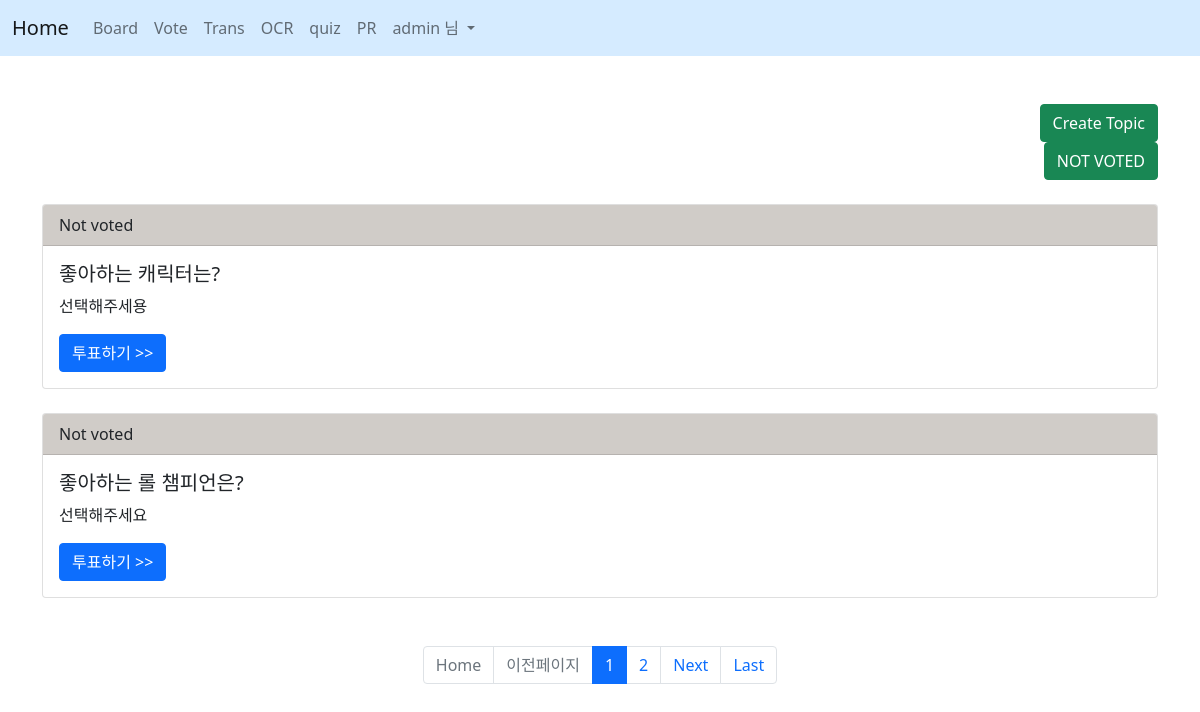
The app's page /vote/ (signed in) with its own data.
### acc/models.py (models this page shows)
class User(AbstractUser):
    userpic = models.ImageField(upload_to="usr/%y", blank=True)
    nickname = models.CharField(max_length=30, blank=True)
    comment = models.TextField(blank=True)
    point = models.IntegerField(default=0)
    pass

### vote/models.py (models this page shows, shortened)
class Topic(models.Model):
    subject = models.CharField(max_length=100)
    writer = models.CharField(max_length=100)
    writer_pic = models.ImageField()
    comment = models.TextField()
    voter = models.ManyToManyField(User, blank=True)
    c_time = models.DateTimeField(null=True)

### vote/views.py (the view)
# urls.py: path('', views.index, name="index"),
def index(request):
    page = request.GET.get("page", 1)
    t = Topic.objects.order_by("-c_time")
    pag = Paginator(t, 2)
    obj = pag.get_page(page)
    context = {
        "con" : obj,
    }
    return render(request, "vote/index.html", context)

### template/vote/index.html (shortened to what this page needs)
{% extends 'base.html' %}
{% block content %}
{% load mathfilters %}
<div class="container mt-5 mb-3">
    <div class="text-end">
        <a href="{% url 'vote:create' %}"><button class="btn btn-success">Create Topic</button></a>
    </div>
    <div class="text-end">
        <a href="{% url 'vote:create' %}"><button class="btn btn-success">NOT VOTED</button></a>
    </div>
    {% for i in con %}
        <div class="card mb-4 mt-4">
            {% if user in i.voter.all %}
                <div class="card-header" style="background-color: rgba(127, 221, 255, 0.496);">
                    √ Voted
                </div>
            {% else %}
                <div class="card-header" style="background-color: rgba(150, 141, 131, 0.442);">
                    Not voted
                </div>
            {% endif %}
            <div class="card-body">
                <h5 class="card-title">{{ i.subject }}</h5>
                <p class="card-text">{{ i.comment }}</p>
                <a href="{% url 'vote:detail' i.id %}" class="btn btn-primary">투표하기 >> </a>
            </div>
        </div>
    {% endfor %}
    <nav aria-label="Page navigation example">
        <ul class="pagination mt-5 justify-content-center">
            {% if con.has_previous %}
                <li class="page-item">
                    <a class="page-link" href="{% url 'vote:index' %}?page=1">Home</a>
                </li>
                <li class="page-item">
                    <a class="page-link" href="{% url 'vote:index' %}?page={{con.previous_page_number}}">Previous</a>
                </li>
            {% else %}
                <li class="page-item disabled">
                    <a class="page-link" href="{% url 'vote:index' %}?page=1">Home</a>
                </li>
                <li class="page-item disabled">
                    <a class="page-link">이전페이지</a>
                </li>
            {% endif %}
            {% for i in con.paginator.page_range %}
                {% if i >= con.number|sub:1|intdiv:2|mul:2|add:1 and i <= con.number|sub:1|intdiv:2|mul:2|add:2 %}
                    {% if i == con.number %}
                        <li class="page-item active"><a class="page-link" href="{% url 'vote:index' %}?page={{i}}">{{i}}</a></li>
                    {% else %}
                        <li class="page-item"><a class="page-link" href="{% url 'vote:index' %}?page={{i}}">{{i}}</a></li>
                    {% endif %}
                {% endif %}
            {% endfor %}
            {% if con.has_next %}
                <li class="page-item">
                    <a class="page-link" href="{% url 'vote:index' %}?page={{con.next_page_number}}">Next</a>
                </li>
                <li class="page-item">
                    <a class="page-link" href="{% url 'vote:index' %}?page={{con.paginator.num_pages}}">Last</a>
                </li>
            {% endif %}
        </ul>
    </nav>
</div>
{% endblock %}

### template/base.html (shortened to what this page needs)
<!doctype html>
<html lang="en">
<head>
    <link href="https://cdn.jsdelivr.net/npm/bootstrap@5.1.1/dist/css/bootstrap.min.css" rel="stylesheet">
</head>
<body>
    {% if request.user.is_authenticated %}
        <nav class="navbar navbar-expand-lg navbar-light" style="background-color: #068bff2b;">
            <div class="container-fluid">
                <a class="navbar-brand" href="{% url 'acc:index' %}">Home</a>
                <div class="collapse navbar-collapse" id="navbarNavDropdown">
                    <ul class="navbar-nav">
                        <li class="nav-item">
                            <a class="nav-link" href="{% url 'board:index' %}">Board</a>
                        </li>
                        <li class="nav-item">
                            <a class="nav-link" href="{% url 'vote:index' %}">Vote</a>
                        </li>
                        <li class="nav-item">
                            <a class="nav-link" href="{% url 'trans:index' %}">Trans</a>
                        </li>
                        <li class="nav-item">
                            <a class="nav-link" href="{% url 'ocr:index' %}">OCR</a>
                        </li>
                        <li class="nav-item">
                            <a class="nav-link" href="{% url 'quiz:index' %}">quiz</a>
                        </li>
                        <li class="nav-item">
                            <a class="nav-link" href="{% url 'pdfread:index' %}">PR</a>
                        </li>
                        <li class="nav-item dropdown">
                            <a class="nav-link dropdown-toggle" href="#" id="navbarDropdown" role="button" data-bs-toggle="dropdown" aria-expanded="false">
                                {{ user.username }} 님
                            </a>
                        </li>
                    </ul>
                </div>
            </div>
        </nav>
        {% block content %}{% endblock %}
    {% endif %}
</body>
</html>

### records on screen
User: username "admin"
Topic: shows "Not voted", subject "좋아하는 캐릭터는?", comment "선택해주세용"
Topic: shows "Not voted", subject "좋아하는 롤 챔피언은?", comment "선택해주세요"

### other values on screen
{{ i }} "1"
{{ i }} "2"
